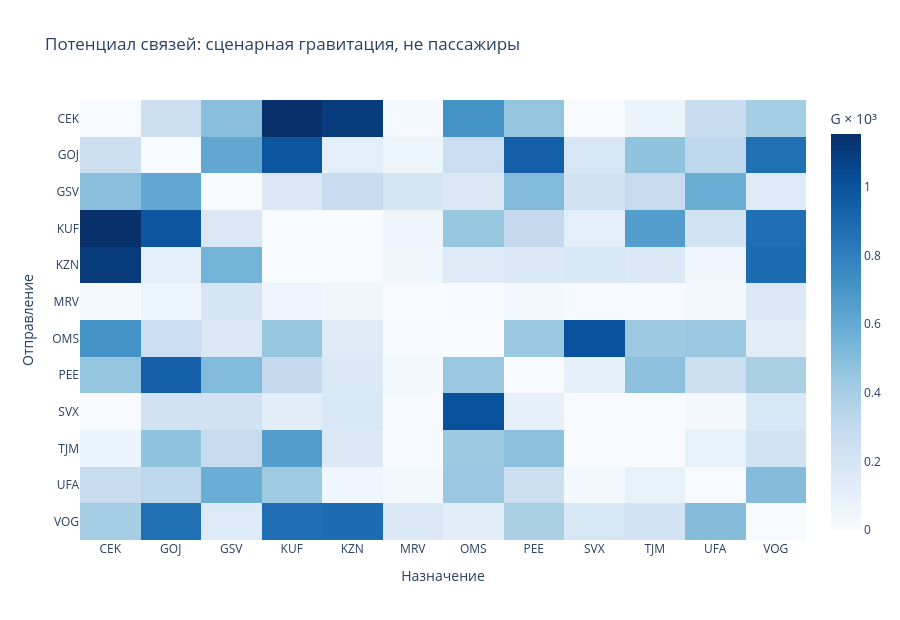

Notebook code for this chart:
### Markdown cell above
## Две модели дают разные рейтинги

Линейный топ-3 хаба: **Самара, Казань, Уфа**. Гравитационный топ-3:
**Нижний Новгород, Самара, Челябинск**. Казань занимает 8-е место из 12.
Согласованная формула не подтверждает совместное лидерство Самары и Казани;
коэффициенты под ожидаемый вывод не менялись.

Цвет ниже показывает вклад отдельного направления в сумму по строке.
SVX остаётся пунктом назначения, хотя не является кандидатом нового хаба.
Частоты направленные, поэтому матрица может быть несимметрична.

### Code cell
fig_gravity = go.Figure(go.Heatmap(
    z=gravity.to_numpy() * 1000,
    x=gravity.columns.tolist(), y=gravity.index.tolist(),
    colorscale="Blues", colorbar_title="G × 10³",
    hovertemplate="%{y} → %{x}<br>G × 10³ = %{z:.4f}<extra></extra>",
))
fig_gravity.update_layout(title="Потенциал связей: сценарная гравитация, не пассажиры",
    xaxis_title="Назначение", yaxis_title="Отправление", template="plotly_white", height=620)
fig_gravity.update_yaxes(autorange="reversed")
fig_gravity.show(renderer="plotly_mimetype")

### Figure 1 — Plotly figure (JSON) as saved in the notebook; plotly's stock layout.template omitted (floating-point values rounded to 4 significant figures; data arrays with more than 128 entries replaced by an {"elided": "..."} marker saying what was removed)
{"data": [{"colorbar": {"title": {"text": "G × 10³"}}, "colorscale": [[0.0, "rgb(247,251,255)"], [0.125, "rgb(222,235,247)"], [0.25, "rgb(198,219,239)"], [0.375, "rgb(158,202,225)"], [0.5, "rgb(107,174,214)"], [0.625, "rgb(66,146,198)"], [0.75, "rgb(33,113,181)"], [0.875, "rgb(8,81,156)"], [1.0, "rgb(8,48,107)"]], "hovertemplate": "%{y} → %{x}<br>G × 10³ = %{z:.4f}<extra></extra>", "type": "heatmap", "x": ["CEK", "GOJ", "GSV", "KUF", "KZN", "MRV", "OMS", "PEE", "SVX", "TJM", "UFA", "VOG"], "y": ["CEK", "GOJ", "GSV", "KUF", "KZN", "MRV", "OMS", "PEE", "SVX", "TJM", "UFA", "VOG"], "z": {"elided": "12x12 float values"}}], "layout": {"height": 620, "title": {"text": "Потенциал связей: сценарная гравитация, не пассажиры"}, "xaxis": {"title": {"text": "Назначение"}}, "yaxis": {"autorange": "reversed", "title": {"text": "Отправление"}}}}
